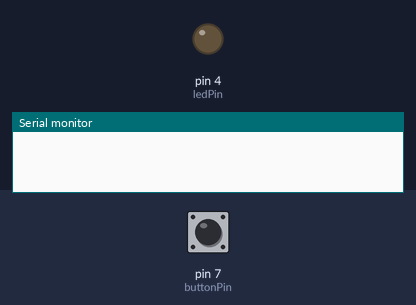
Recording of a sketch running on a simulated Arduino Uno, built with avr-gcc and run on an emulated ATmega328P. On the bench: output pins drawn as LEDs (lit = HIGH), the last lines printed to the serial monitor. Dashed ring = blinking. Inputs (shaded band) come from the test bench; at power-on: pin 7 (buttonPin) LOW.

Above: at 1.2 s.
1.3 s: pin 7 (buttonPin) pulled HIGH for 3.2 s
At 5.0 s:
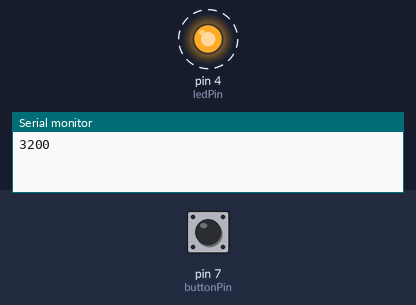
Timing chart, 0 to 15.1 s (numbered marks = the images above; inputs shaded):
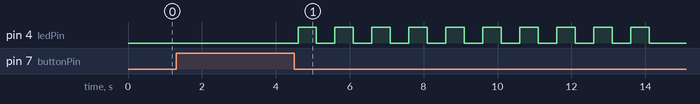

Measured:
- after the input at 1.3 s, pin 4 (ledPin): alternates HIGH for 0.50 s and LOW for 0.50 s, starting after 3.3 s

The sketch:

Chapter04-Ex08.ino
```cpp
// C++ code
//
const int buttonPin = 7;
const int ledPin = 4;

int buttonState;
int ledState;
int lastButtonState;
unsigned long buttonPressTime = 0;

void setup() {
  pinMode(ledPin, OUTPUT);
  pinMode(buttonPin, INPUT);
  Serial.begin(9600);
}

void loop() {
  delay(200); // time to de-bounce
  buttonState = digitalRead(buttonPin);

  if (digitalRead(buttonPin) != lastButtonState) {
    if (buttonState == HIGH) {
      buttonPressTime = millis();
    } else {
      unsigned long buttonReleaseTime = millis();
      unsigned long buttonPressDuration = buttonReleaseTime - buttonPressTime;

      Serial.println(buttonPressDuration);

      if (buttonPressDuration > 3000) {
        flashLED();
      } else {
        ledState = !ledState;
        digitalWrite(ledPin, ledState);
      }

    }
  }
  lastButtonState = buttonState;

}

void flashLED() {
  for (int i = 0; i < 10; ++i) {
    digitalWrite(ledPin, HIGH);
    delay(500);
    digitalWrite(ledPin, LOW);
    delay(500);
  }
}
```
